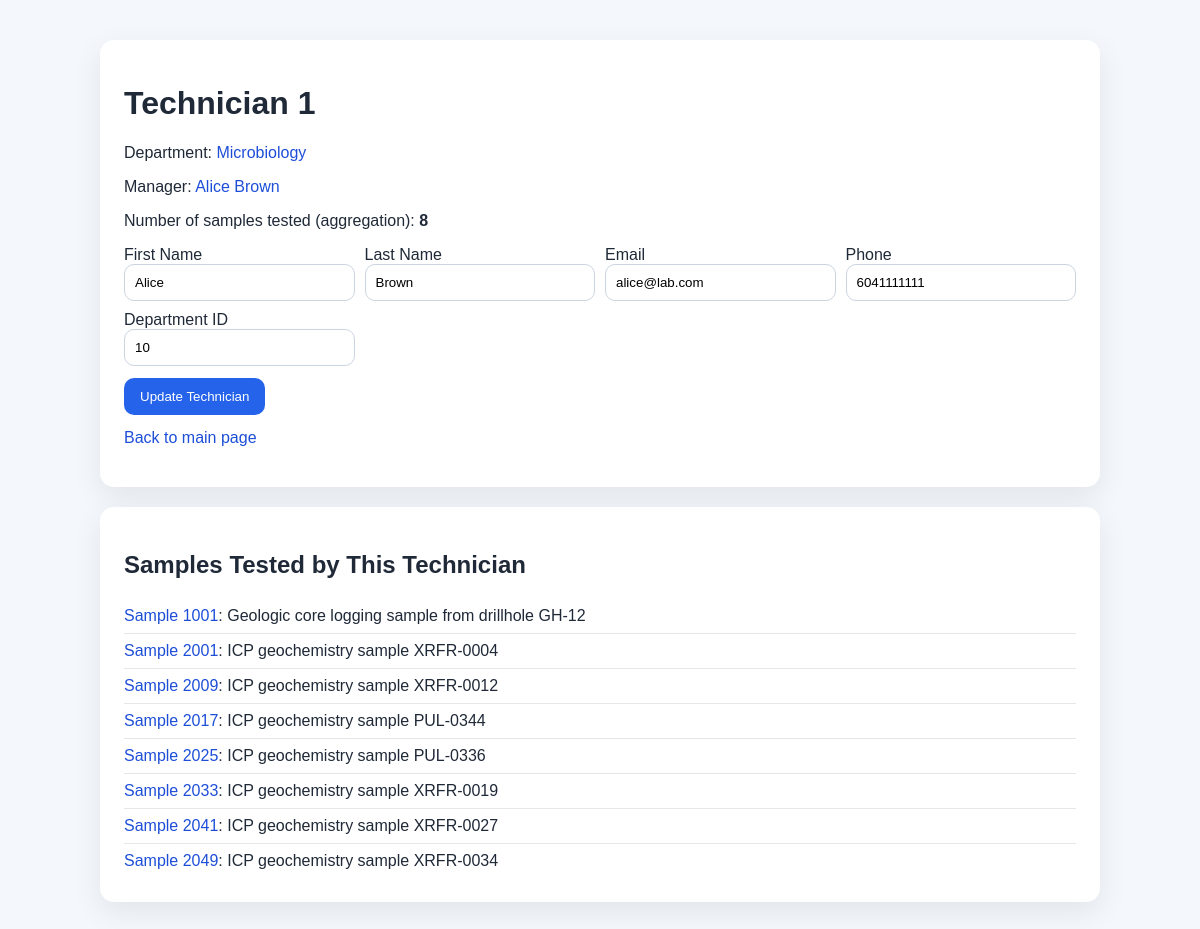
/technician/1, run on the app's committed database.
### tables this page shows
CREATE TABLE Technician (
	technicianID INT NOT NULL,
	firstName VARCHAR(50),
	lastName VARCHAR(50),
	email VARCHAR(50),
	phone VARCHAR(15),
	depID INT NOT NULL,
	PRIMARY KEY (technicianID),
	FOREIGN KEY (depID) REFERENCES Department (departmentID),
	CONSTRAINT uniqueDep UNIQUE (technicianID, depID)
);

CREATE TABLE Department (
	departmentID INT NOT NULL,
	name VARCHAR(50),
	managerID INT NOT NULL,
	PRIMARY KEY (departmentID),
	FOREIGN KEY (managerID, departmentID) REFERENCES Technician (technicianID, depID)
);

CREATE TABLE Sample (
	sampleID INT NOT NULL,
	description VARCHAR(300),
	dateReceived VARCHAR(50),
	cID INT NOT NULL,
	sID INT,
	PRIMARY KEY (sampleID),
	FOREIGN KEY (cID) REFERENCES Client (clientID),
	FOREIGN KEY (sID) REFERENCES StorageLocation (storageID)
);

### flaskMain.py (the view, shortened to what this page needs)
@app.route("/technician/<int:technician_id>", methods=["GET", "POST"])
def technician_detail(technician_id):
    ensure_schema_updates()
    error = None
    action_message = None
    _, tech_rows = run_parameterized_select(
        "SELECT t.technicianID, t.firstName, t.lastName, t.email, t.phone, t.depID, "
        "d.name AS departmentName, d.managerID, "
        "m.firstName || ' ' || m.lastName AS managerName, "
        "COUNT(DISTINCT ct.sampleID) AS sampleCount "
        "FROM Technician t "
        "LEFT JOIN Department d ON d.departmentID = t.depID "
        "LEFT JOIN Technician m ON m.technicianID = d.managerID "
        "LEFT JOIN TestRun ct ON ct.technicianID = t.technicianID "
        "WHERE t.technicianID = ? "
        "GROUP BY t.technicianID, t.firstName, t.lastName, t.email, t.phone, t.depID, d.name, d.managerID, managerName",
        (technician_id,),
    )
    if not tech_rows:
        return "Technician not found.", 404
    technician = tech_rows[0]
    _, tested_samples = run_parameterized_select(
        "SELECT DISTINCT s.sampleID, s.description "
        "FROM TestRun ct "
        "JOIN Sample s ON s.sampleID = ct.sampleID "
        "WHERE ct.technicianID = ? "
        "ORDER BY s.sampleID",
        (technician_id,),
    )
    return render_template(
        "technician_detail.html",
        technician=technician,
        tested_samples=tested_samples,
        error=error,
        action_message=action_message,
    )

### flaskMain.py (called while the page is built, shortened)
def dict_factory(cursor, row):
    d = {}
    for idx, col in enumerate(cursor.description):
        d[col[0]] = row[idx]
    return d

def get_connection():
    conn = sqlite3.connect('samples.db')
    conn.execute("PRAGMA foreign_keys = ON")
    return conn

def ensure_schema_updates():
    global SCHEMA_INITIALIZED
    if SCHEMA_INITIALIZED:
        return

def run_parameterized_select(query, params=()):
    ensure_schema_updates()
    conn = get_connection()
    conn.row_factory = dict_factory
    try:
        cursor = conn.cursor()
        cursor.execute(query, params)
        results = cursor.fetchall()
        columns = [column[0] for column in cursor.description] if cursor.description else []
        return columns, results
    finally:
        conn.close()

### templates/technician_detail.html (shortened to what this page needs)
<!DOCTYPE html>
<html lang="en">
<head>
</head>
<body>
    <div class="page">
        <div class="card">
            <h1>Technician {{ technician.technicianID }}</h1>
            <p>Department: <a href="/department/{{ technician.depID }}">{{ technician.departmentName or technician.depID }}</a></p>
            <p>Manager: {% if technician.managerID %}<a href="/technician/{{ technician.managerID }}">{{ technician.managerName }}</a>{% else %}N/A{% endif %}</p>
            <p>Number of samples tested (aggregation): <strong>{{ technician.sampleCount }}</strong></p>
            <form method="post">
                <div class="grid">
                    <div><label for="firstName">First Name</label><input id="firstName" name="firstName" value="{{ technician.firstName }}" required></div>
                    <div><label for="lastName">Last Name</label><input id="lastName" name="lastName" value="{{ technician.lastName }}" required></div>
                    <div><label for="email">Email</label><input id="email" name="email" value="{{ technician.email }}" required></div>
                    <div><label for="phone">Phone</label><input id="phone" name="phone" value="{{ technician.phone }}" required></div>
                    <div><label for="depID">Department ID</label><input id="depID" name="depID" value="{{ technician.depID }}" required></div>
                </div>
                <button type="submit" style="margin-top: 12px;">Update Technician</button>
            </form>
            <p style="margin-top: 14px;"><a href="/">Back to main page</a></p>
        </div>
        <div class="card">
            <h2>Samples Tested by This Technician</h2>
            {% for sample in tested_samples %}
                <div class="list-item"><a href="/sample/{{ sample.sampleID }}">Sample {{ sample.sampleID }}</a>: {{ sample.description }}</div>
            {% else %}
                <p>No samples tested yet.</p>
            {% endfor %}
        </div>
    </div>
</body>
</html>

### templates/technician_detail.html (style rules this page uses)
body { font-family: Arial, Helvetica, sans-serif; margin: 0; background: #f4f7fb; color: #1f2937; }
.page { max-width: 1000px; margin: 40px auto; padding: 0 20px; }
.card { background: #fff; border-radius: 14px; padding: 24px; box-shadow: 0 10px 30px rgba(15, 23, 42, 0.08); margin-bottom: 20px; }
.grid { display: grid; grid-template-columns: repeat(auto-fit, minmax(220px, 1fr)); gap: 10px; }
input { width: 100%; padding: 10px; border: 1px solid #cbd5e1; border-radius: 10px; box-sizing: border-box; }
button { background: #2563eb; color: #fff; border: none; border-radius: 10px; padding: 11px 16px; cursor: pointer; }
.list-item { padding: 8px 0; border-bottom: 1px solid #e5e7eb; }
.list-item:last-child { border-bottom: none; }
a { color: #1d4ed8; text-decoration: none; }

### data on the page
Technician: technicianID "1", firstName "Alice", lastName "Brown", email "alice@lab.com", phone "6041111111", depID "10"
Department: name "Microbiology"
Sample: sampleID "1001", description "Geologic core logging sample from drillhole GH-12"
Sample: sampleID "2001", description "ICP geochemistry sample XRFR-0004"
Sample: sampleID "2009", description "ICP geochemistry sample XRFR-0012"
Sample: sampleID "2017", description "ICP geochemistry sample PUL-0344"
Sample: sampleID "2025", description "ICP geochemistry sample PUL-0336"
Sample: sampleID "2033", description "ICP geochemistry sample XRFR-0019"
Sample: sampleID "2041", description "ICP geochemistry sample XRFR-0027"
Sample: sampleID "2049", description "ICP geochemistry sample XRFR-0034"

### other printed values
{{ technician.managerName }} "Alice Brown"
{{ technician.sampleCount }} "8"
